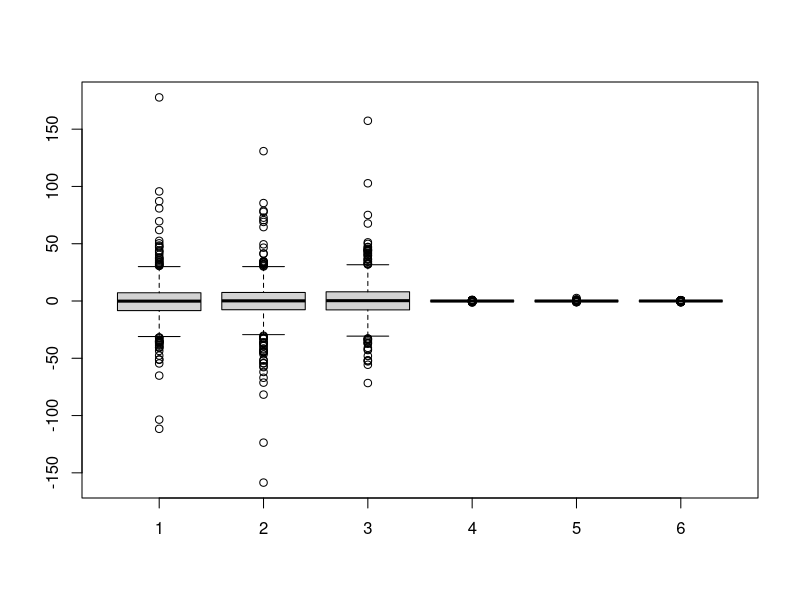

Reproduce this figure in R.
lossABeta = c()
for (i in 1: 1000){
  sigmasq = (3*1)/rchisq(1,3)
  A = 0.01*diag(3)
  sqrtInvA = chol(solve(A))
  beta = 0 + as.vector( sqrt(sigmasq) * sqrtInvA %*% rnorm(3))
  lossABeta = c(lossABeta,beta)
}
lossABeta = t (matrix(lossABeta, nrow = 3))
beta1 = lossABeta[,1]
sd(beta1)
beta2 = lossABeta[,2]
sd(beta2)
beta3 = lossABeta[,3]
sd(beta3)


tightABeta = c()

for (i in 1: 1000){
  sigmasq = (3*1)/rchisq(1,3)
  A = 100*diag(3)
  sqrtInvA = chol(solve(A))
  beta = 0 + as.vector( sqrt(sigmasq) * sqrtInvA %*% rnorm(3))
  tightABeta = c(tightABeta,beta)
}
tightABeta = t (matrix(tightABeta, nrow = 3))
beta1 = tightABeta[,1]

sd(beta1)
beta2 = tightABeta[,2]
sd(beta2)
beta3 = tightABeta[,3]
sd(beta3)

boxplot(cbind(lossABeta,tightABeta))